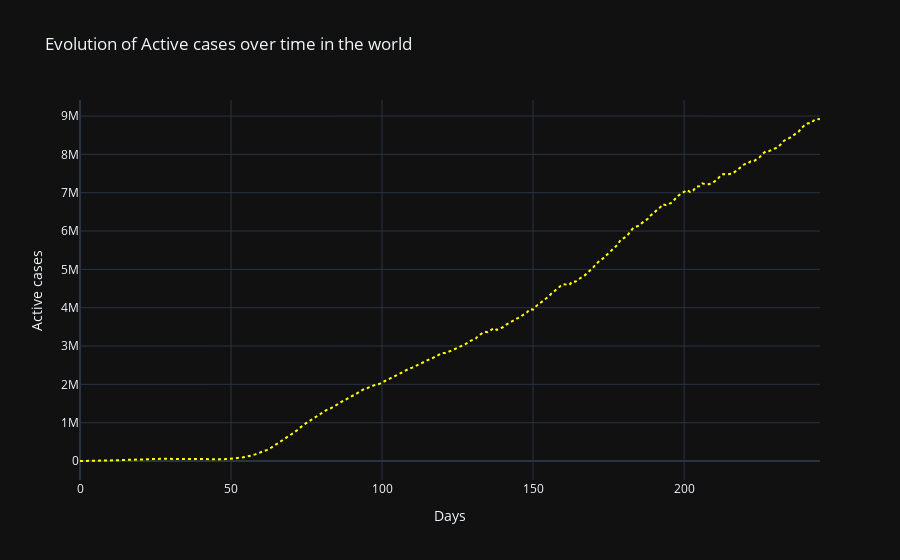

Notebook cell for this chart:
### Code cell
# Active cases over time...

fig = go.Figure()
fig.add_trace(go.Scatter(x=data_over_time.index, y=data_over_time['Active'], mode='lines',marker_color='yellow',name='Active cases',line=dict( dash='dot')))
fig.update_layout(title='Evolution of Active cases over time in the world',template='plotly_dark',yaxis_title="Active cases",xaxis_title="Days")
fig.show()

### Figure 1 — Plotly figure (JSON) as saved in the notebook; plotly's stock layout.template omitted (floating-point values rounded to 4 significant figures; data arrays with more than 128 entries replaced by an {"elided": "..."} marker saying what was removed)
{"data": [{"line": {"dash": "dot"}, "marker": {"color": "yellow"}, "mode": "lines", "name": "Active cases", "type": "scatter", "x": {"elided": "246 int values"}, "y": {"elided": "246 int values"}}], "layout": {"title": {"text": "Evolution of Active cases over time in the world"}, "xaxis": {"title": {"text": "Days"}}, "yaxis": {"title": {"text": "Active cases"}}}}
